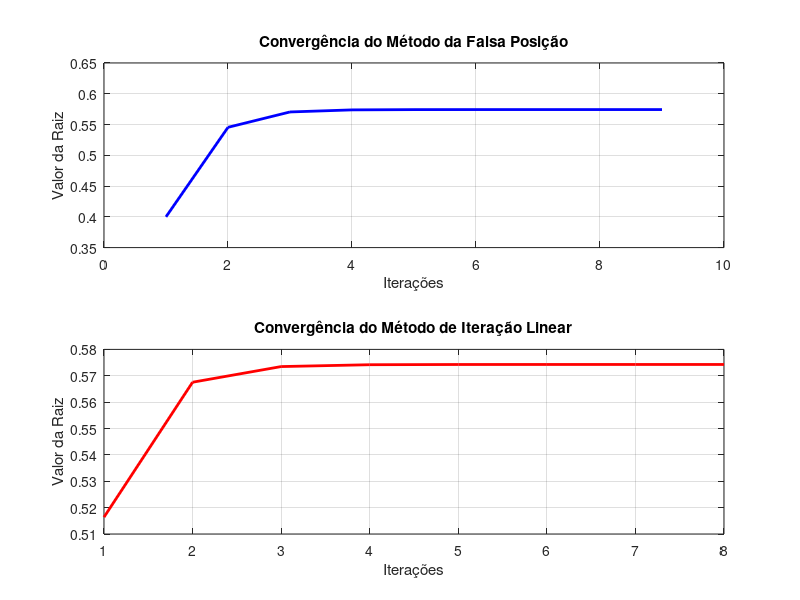

This figure's MATLAB source:
function lista5Questao4()
    % Definindo constantes
    r = 1;
    Vs = 0.837758;

    % Definindo a função
    f = @(h) ((pi * h.^2) / 3) * (3 * r - h) - Vs;

    % Define a tolerância para o erro absoluto
    Es = 5e-5; % Tolerância em porcentagem

    % Executar o método da Falsa Posição
    fprintf("Método da Falsa Posição:\n");
    [rootFalsaPosicao, itFalsaPosicao, valoresFalsaPosicao] = metodoFalsaPosicao(f, Es);

    % Executar o método de Iteração Linear
    fprintf("\nMétodo de Iteração Linear:\n");
    [rootIteracaoLinear, itIteracaoLinear, valoresIteracaoLinear] = metodoIteracaoLinear(f, Vs, r, Es);

    % Criar tabela comparativa
    criar_tabela(itFalsaPosicao, rootFalsaPosicao, itIteracaoLinear, rootIteracaoLinear);

    % Criar gráficos de convergência
    criar_graficos(itFalsaPosicao, itIteracaoLinear, valoresFalsaPosicao, valoresIteracaoLinear);
endfunction

function [r, it, valores] = metodoFalsaPosicao(f, E)
    a = 0;
    b = 1;
    Ea = inf;
    rPrevio = inf;
    it = 1;
    n = 20;

    % Inicializando o vetor para armazenar os valores
    valores = [];

    if (f(a) * f(b) > 0)
        disp("Erro: não há mudança de sinal!");
        r = NaN; % Indica falha
        return;
    else
        r = b - (f(b) * (a - b)) / (f(a) - f(b));  % Cálculo inicial da raiz
        fa = f(a);
        fb = f(b);

        while (it <= n)
            fprintf('Iteração %d: a = %f, b = %f, r = %f, f(r) = %f, Erro aproximado = %f\n', ...
                    it, a, b, r, f(r), Ea);

            % Armazenar o valor da raiz atual
            valores = [valores; r];

            if (it >= n || Ea <= E)
                fprintf("Raiz encontrada: %f\n", r);
                return;
            end

            if (f(a) * f(r) < 0)
                b = r;
                fb = f(r);
            else
                a = r;
                fa = f(r);
            end

            it = it + 1;

            rPrevio = r;
            r = b - (fb * (a - b)) / (fa - fb);
            Ea = calcularErroEstimativa(r, rPrevio);
        endwhile

        if it > n
            fprintf("Método falhou em %d iterações\n", it);
        end
    end
endfunction

function [r, it, valores] = metodoIteracaoLinear(f, Vs, r, Es)
    g = @(h) sqrt(3 * Vs / (3 * r * pi - pi * h)); % Função de iteração
    Ea = Inf;
    it = 0;
    n = 20;
    xr = 0;

    % Inicializando o vetor para armazenar os valores
    valores = [];

    while (it < n)
        xrPrevio = xr;
        xr = g(xrPrevio);
        it = it + 1;

        % Armazenar o valor da raiz atual
        valores = [valores; xr];

        if (xr != 0 && xrPrevio != 0)
            Ea = calcularErroEstimativa(xr, xrPrevio);
        end

        fprintf('Iteração %d: xr = %f, f(xr) = %f, Ea = %f\n', ...
                it, xr, f(xr), Ea);

        if (Ea < Es)
            fprintf("Iterações %d: Raiz encontrada: %f\n", it, xr);
            r = xr; % Certificando-se de que o resultado final seja o correto
            return;
        end
    endwhile

    fprintf("Método falhou em %d iterações\n", it);
    r = NaN; % Indica falha
endfunction

function Ea = calcularErroEstimativa(resultadoAtual, resultadoPrev)
    if resultadoPrev == Inf || resultadoAtual == 0
        Ea = Inf;
    else
        Ea = abs((resultadoAtual - resultadoPrev) / resultadoAtual) * 100;
    end
endfunction

function criar_tabela(itFalsaPosicao, rootFalsaPosicao, itIteracaoLinear, rootIteracaoLinear)
    fprintf("\nTabela Comparativa:\n");
    fprintf("%-20s %-20s %-20s\n", "Método", "Número de Iterações", "Resultado Final");
    fprintf("%-20s %-20d %-20f\n", "Falsa Posição", itFalsaPosicao, rootFalsaPosicao);
    fprintf("%-20s %-20d %-20f\n", "Iteração Linear", itIteracaoLinear, rootIteracaoLinear);
endfunction

function criar_graficos(itFalsaPosicao, itIteracaoLinear, valoresFalsaPosicao, valoresIteracaoLinear)
    % Exemplo de como você poderia criar gráficos de convergência
    figure;

    % Gráfico para Falsa Posição
    subplot(2, 1, 1);
    plot(1:itFalsaPosicao, valoresFalsaPosicao, 'b-', 'LineWidth', 2);
    title('Convergência do Método da Falsa Posição');
    xlabel('Iterações');
    ylabel('Valor da Raiz');
    grid on;

    % Gráfico para Iteração Linear
    subplot(2, 1, 2);
    plot(1:itIteracaoLinear, valoresIteracaoLinear, 'r-', 'LineWidth', 2);
    title('Convergência do Método de Iteração Linear');
    xlabel('Iterações');
    ylabel('Valor da Raiz');
    grid on;

    % Salvar gráficos se necessário
    saveas(gcf, 'convergencia_metodos_falsa_posicao_iteracao_linear.png');
endfunction

% Chama a função principal
lista5Questao4();
